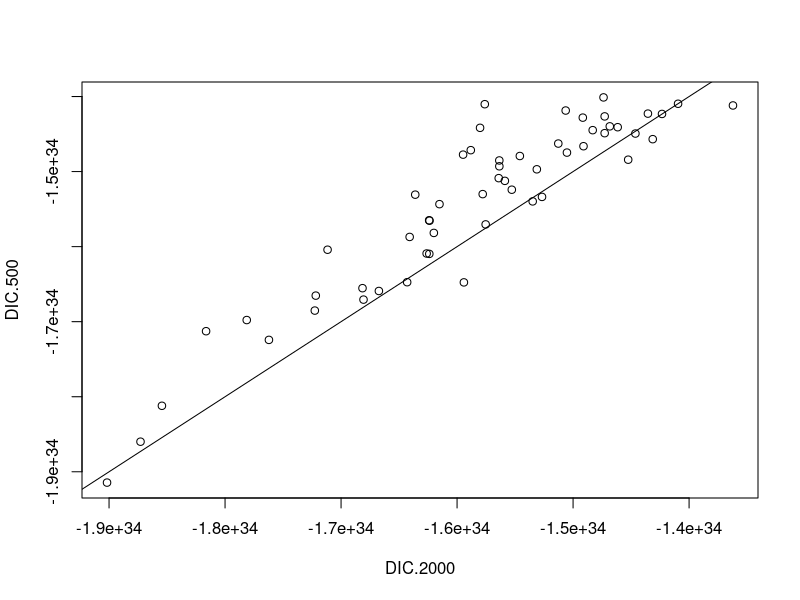

The R script that drew this image: (Note: this script raises an error after producing the figure.)
mod55 <- read.csv('modelSelection/modelSelectSumm-55.csv')
mod300 <- read.csv('modelSelection/modelSelectSumm-300.csv')
mod15 <- read.csv('modelSelection/modelSelectSumm-15.csv')

colnames(mod55)[4] <- 'DIC.2000'
colnames(mod300)[4] <- 'DIC.500'
colnames(mod15)[4] <- 'DIC.4000'

mod <- merge(mod300, mod55, by='Model.No')
plot(mod[,c( 'DIC.2000','DIC.500')])
abline(0,1)

plot(mod[,c('DIC.4000', 'DIC.2000','DIC.500')])

mod <- merge(mod, mod15, by='Model.No')
plot(mod[,c('DIC.4000', 'DIC.2000','DIC.500')], col=mod$Model.No)
plot(mod[,c('xScore.x', 'xScore.y','xScore')], col=mod$Model.No)
plot(mod[,c('yScore.x', 'yScore.y','yScore')], col=mod$Model.No)

abline(0,1)
par(mfrow=c(1,3))
plot(mod[,c( 'DIC.2000','DIC.4000')], col=mod$Model.No);abline(0,1)
plot(mod[,c( 'xScore.y','xScore')], col=mod$Model.No);abline(0,1)
plot(mod[,c( 'yScore.y','yScore')], col=mod$Model.No);abline(0,1)
plot(mod[,c('DIC.4000','xScore','yScore')])
